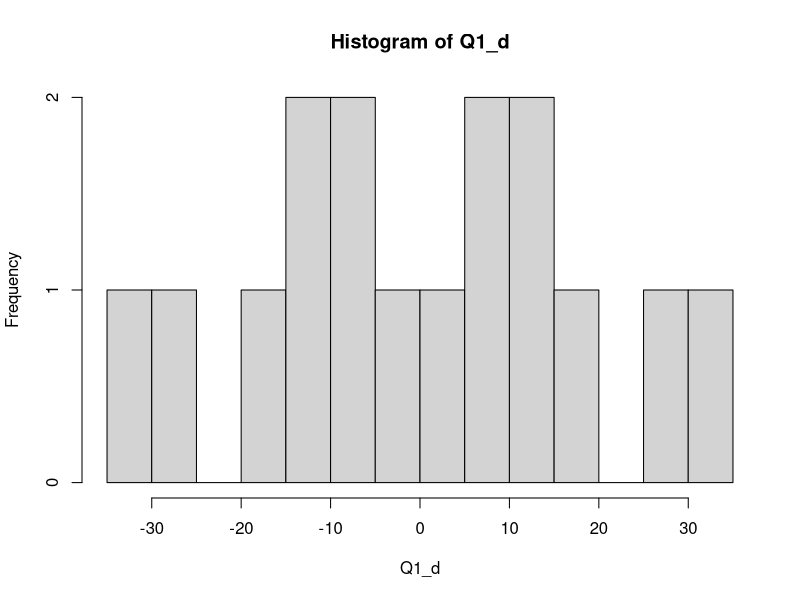
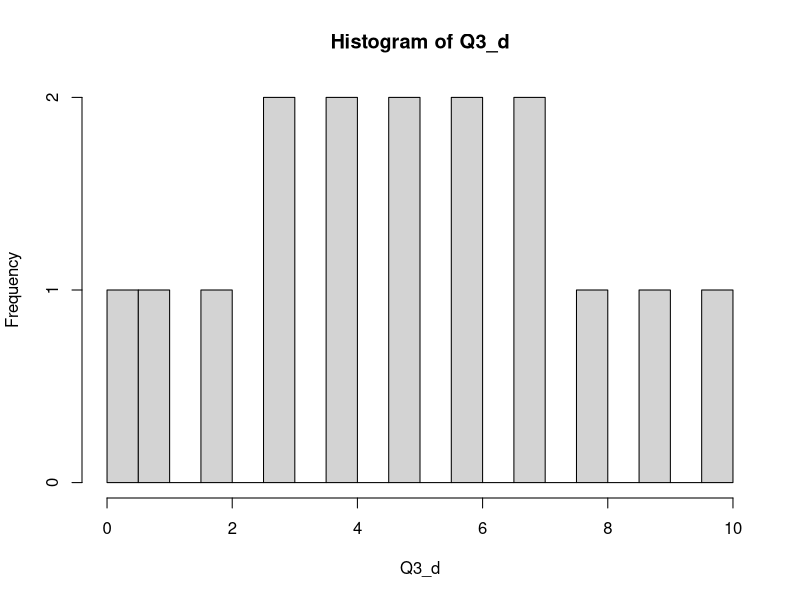

Reproduce these figures in R, in order.
## ---- chunk 1
library(gtools)
Q1_t1 <- c(100,250,50,80)
Q1_t2 <- c(112,240,58,82)

Q1_obs <- Q1_t1-Q1_t2
Q1_pos <- (Q1_obs[2])
Q1_data <- abs(Q1_obs)
Q1_signs <- c(-1,1)
Q1_Msigns <- permutations(2,4,Q1_signs,repeats.allowed=T)
dim(Q1_Msigns)
y <- unique(Q1_Msigns)

Q1_d <- Q1_Msigns %*%Q1_data
hist(Q1_d,breaks=20)
## ---- chunk 2
a <- 10000
Q2_t1 <- c(2,3,4,4,3,1,3,4,4,5,3,4,2,2,4,3,4,2,2)
Q2_t2 <- c(2,4,4,4,4,4,3,5,4,4,4,5,4,2,5,5,4,1,2)
Q2_obs <- Q2_t1-Q2_t2
Q2_data <- abs(Q2_obs)
Q2_signs <- c(-1,1)
Q2_Msigns <- matrix(NA,a,19)


for(i in 1:a){
  Q2_Msigns[i,] <- sample(Q2_signs,19,replace=T)
}
dim(Q2_Msigns)
Q2_d <- Q2_Msigns %*% Q2_data
Q2_count <- 0
for(i in 1:a){
  if(sum(Q2_d[i])<=sum(Q2_obs)){Q2_count <- Q2_count+1}
}
Q2_count/a

## ---- chunk 3
library(gtools)
Q3_t1 <- c(100,250,50,80)
Q3_t2 <- c(112,240,58,82)

Q3_obs <- Q3_t1-Q3_t2
Q3_obs
Q3_abs <- abs(Q3_obs)
Q3_Robs <- rank(Q3_abs)
Q3_SRobs <- Q3_Robs*(c(0,1,0,0))
Q3_SRobs
Q3_SRpos <- (Q3_obs[2])
Q3_data <- abs(Q3_obs)
Q3_signs <- c(0,1)
Q3_Msigns <- permutations(2,4,Q3_signs,repeats.allowed=T)
Q3_Msigns
dim(Q3_Msigns)

Q3_d <- Q3_Msigns %*%Q3_Robs
Q3_d
hist(Q3_d,breaks=20)
## ---- chunk 4
Q4_before <- c(89,90,87,98,120,85,97)
Q4_after <- c(76,101,84,86,105,84,93)
Q4_obs <- Q4_before-Q4_after
Q4_obs
Q4_abs <- abs(Q4_obs)
Q4_Robs <- rank(Q4_abs)
Q4_SRplus_obs <-sum(Q4_Robs*(c(1,0,1,1,1,1,1)))
Q4_signs <- c(0,1)
Q4_Msigns <- permutations(2,7,Q4_signs,repeats.allowed=T)
dim(Q4_Msigns)
Q4_d <- Q4_Msigns %*% Q4_Robs

Q4_count <- 0
for(i in 1:128){
  if(Q4_d[i]>=Q4_SRplus_obs){
  Q4_count <- Q4_count+1
  }
}
Q4_count/128
t.test(Q4_before,Q4_after,paired=T,alt="greater")
## ---- chunk 5
Q5_t1 <- c(2,3,4,4,3,1,3,4,4,5,3,4,2,2,4,3,4,2,2)
Q5_t2 <- c(2,4,4,4,4,4,3,5,4,4,4,5,4,2,5,5,4,1,2)
Q5_obs <- Q5_t2-Q5_t1
Q5_obs
Q5_abs <- abs(Q5_obs)
Q5_Rabs <- rank(Q5_abs)
Q5_SRplus_obs <- sum(Q5_Rabs*(c(0,1,0,0,1,1,0,1,0,0,1,1,1,0,1,1,0,0,0)))
Q5_signs <- c(0,1)
Q5_Msigns <- matrix(NA,a,19)
a <- 10000
for(i in 1:a){
  Q5_Msigns[i,] <- sample(Q5_signs,19,replace=T)
}
dim(Q5_Msigns)
Q5_d <- Q5_Msigns %*% Q5_Rabs
Q5_count <- 0
for(i in 1:a){
  if(sum(Q5_d[i])>=sum(Q5_SRplus_obs)){Q5_count <- Q5_count+1}
}
Q5_count/a
## ---- chunk 6
Q7_b1 <- c(1.5,1.8,1.9)
Q7_b2 <- c(2.1,2.0,2.5)
Q7_b3 <- c(1.9,2,2.5)
Q7_b4 <- c(2.8,2.7,2.6)
Q7_b5 <- c(1.4,1.6,2.1)
Q7_b6 <- c(1.8,2.3,2.4)
Q7_M <- cbind(Q7_b1,Q7_b2,Q7_b3,Q7_b4,Q7_b5,Q7_b6)

Q7_f<- function(data){
  for(i in 1:nrow(data)){
  return(sum((mean(data[i,]))^2))
  }
}

for(i in 1:3){
  Q7_SSXobs <- sum((mean(Q7_M[i,]))^2)
}
Q7_count <- 0
Q7_SSXobs
a <- 10000
Q7_d <- 0
Q7_Dperm <- matrix(NA,3,6)
for(i in 1:a){
  for(j in 1:6){
  Q7_Dperm[,j] <- sample(Q7_M[,j])
  }
  Q7_d[i] <- Q7_f(Q7_Dperm)
  if(Q7_d[i]>=Q7_SSXobs){
    Q7_count <- Q7_count+1
  }
}
Q7_count/a
